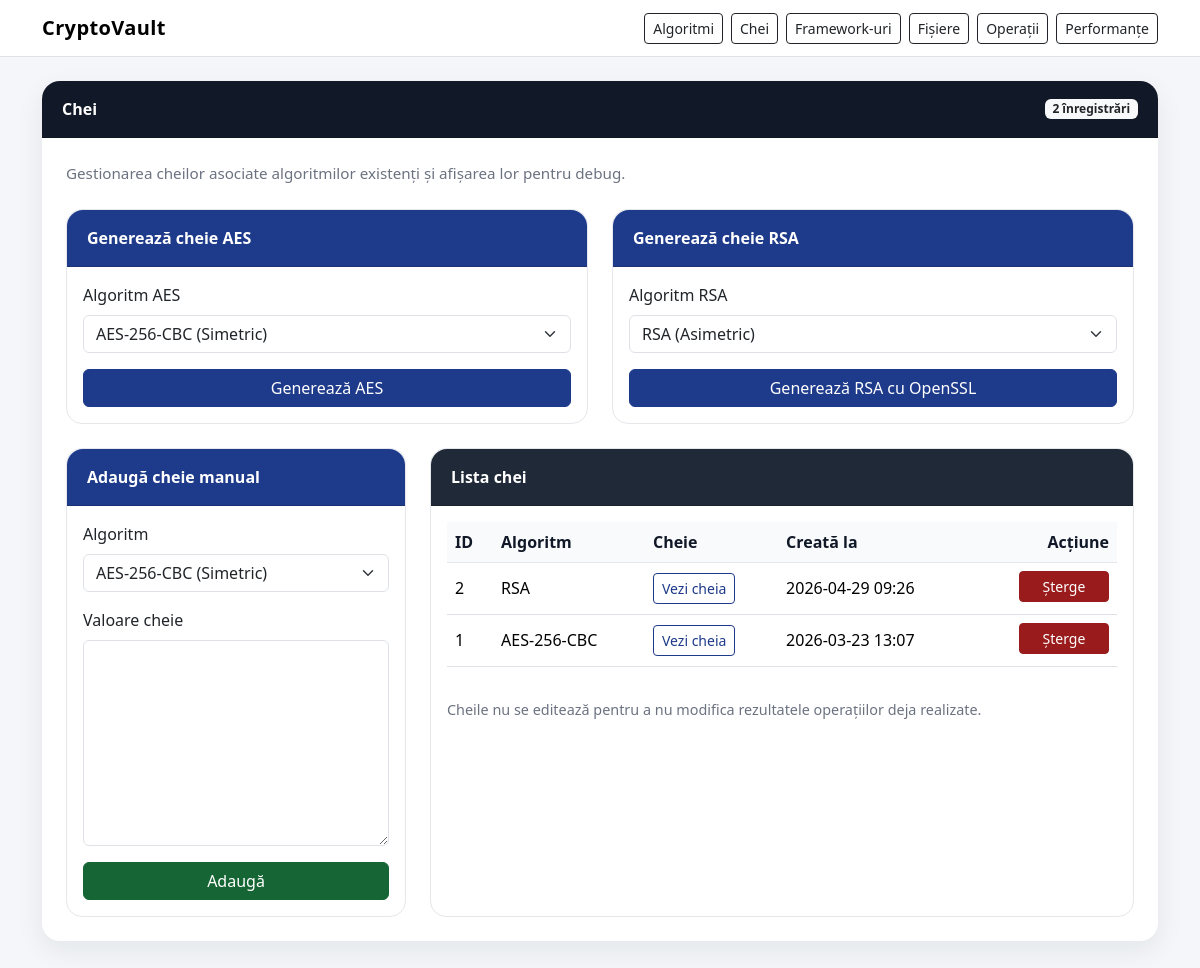
The page /keys on the database as committed earlier.
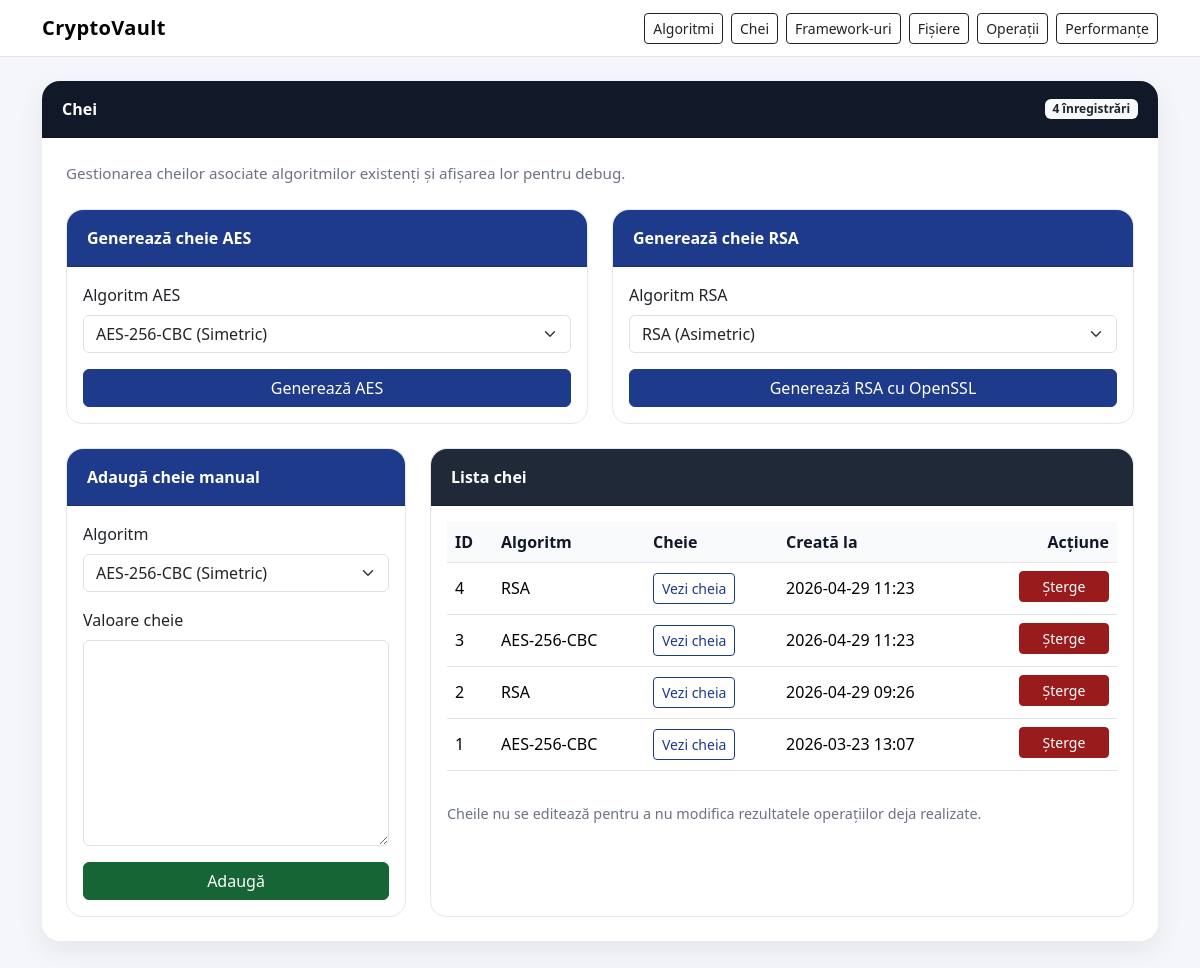
The same page on the database as committed later.
### models.py (models this page shows)
class Key(Base):
    __tablename__ = "keys"
    id = Column(Integer, primary_key=True, index=True)
    algorithm_id = Column(Integer, ForeignKey("algorithms.id", ondelete="CASCADE"), nullable=False)
    key_value = Column(Text, nullable=False)
    created_at = Column(DateTime, default=datetime.datetime.utcnow, nullable=False)
    algorithm = relationship("Algorithm", back_populates="keys")
    performances = relationship("Performance", back_populates="key", passive_deletes=True)

class Algorithm(Base):
    __tablename__ = "algorithms"
    id = Column(Integer, primary_key=True, index=True)
    name = Column(String(100), nullable=False, unique=True)
    type = Column(String(50), nullable=False)
    keys = relationship("Key", back_populates="algorithm", cascade="all, delete-orphan")
    performances = relationship("Performance", back_populates="algorithm", cascade="all, delete-orphan")

### app_web.py (the view)
@app.route("/keys")
def show_keys():
    db = database.get_session()
    try:
        pagination = crud.get_keys_paginated(db, get_page(), get_per_page())
        algorithms = crud.get_all_algorithms(db)
        return render_template(
            "keys.html",
            keys=pagination["items"],
            algorithms=algorithms,
            pagination=pagination
        )
    finally:
        db.close()

### app_web.py (called while the page is built)
def get_page():
    return crud.normalize_page(request.args.get("page", 1))

def get_per_page():
    return crud.normalize_per_page(request.args.get("per_page", 25))

def load_key_json(key_value):
    try:
        key_data = json.loads(key_value)
    except Exception:
        return None
    if not isinstance(key_data, dict):
        return None
    return key_data

def clean_pem_key(value):
    if not value:
        return ""
    lines = value.replace("\r", "").split("\n")
    clean_lines = []
    for line in lines:
        line = line.strip()
        if not line:
            continue
        if line.startswith("-----BEGIN"):
            continue
        if line.startswith("-----END"):
            continue
        clean_lines.append(line)
    return "\n".join(clean_lines)

def is_rsa_key(key_value):
    key_data = load_key_json(key_value)
    if key_data is None:
        return False
    return "private_key" in key_data and "public_key" in key_data

def private_key_for_display(key_value):
    key_data = load_key_json(key_value)
    if key_data is None:
        return key_value
    return clean_pem_key(key_data.get("private_key", ""))

def public_key_for_display(key_value):
    key_data = load_key_json(key_value)
    if key_data is None:
        return ""
    return clean_pem_key(key_data.get("public_key", ""))

### crud.py (called while the page is built)
def normalize_page(value):
    try:
        value = int(value)
    except (TypeError, ValueError):
        value = DEFAULT_PAGE
    if value < 1:
        value = DEFAULT_PAGE
    return value

def normalize_per_page(value):
    try:
        value = int(value)
    except (TypeError, ValueError):
        value = DEFAULT_PER_PAGE
    if value < 1:
        value = DEFAULT_PER_PAGE
    if value > MAX_PER_PAGE:
        value = MAX_PER_PAGE
    return value

def paginate_query(query, page=1, per_page=25):
    page = normalize_page(page)
    per_page = normalize_per_page(per_page)
    total = query.count()
    pages = math.ceil(total / per_page) if total > 0 else 1
    if page > pages:
        page = pages
    items = query.offset((page - 1) * per_page).limit(per_page).all()
    return {
        "items": items,
        "page": page,
        "per_page": per_page,
        "total": total,
        "pages": pages,
        "has_prev": page > 1,
        "has_next": page < pages,
        "prev_page": page - 1 if page > 1 else 1,
        "next_page": page + 1 if page < pages else pages,
    }

### database.py (called while the page is built)
def get_session():
    return SessionLocal()

### templates/keys.html (shortened to what this page needs)
{% extends "base.html" %}
{% block content %}
<div class="card section-card">
    <div class="card-header">
        <div class="d-flex justify-content-between align-items-center flex-wrap gap-2">
            <span>Chei</span>
            <span class="badge bg-light text-dark">{{ pagination.total }} înregistrări</span>
        </div>
    </div>
    <div class="card-body p-4">
        <p class="section-subtitle mb-4">Gestionarea cheilor asociate algoritmilor existenți și afișarea lor pentru debug.</p>
        <div class="row g-4 mb-4">
            <div class="col-lg-6">
                <div class="card form-card h-100">
                    <div class="card-header">Generează cheie AES</div>
                    <div class="card-body">
                        {% if algorithms %}
                        <form action="{{ url_for('generate_aes_key') }}" method="post">
                            <div class="mb-3">
                                <label class="form-label">Algoritm AES</label>
                                <select name="algorithm_id" class="form-select" required>
                                    {% for algo in algorithms %}
                                        {% if 'AES' in algo.name.upper() %}
                                            <option value="{{ algo.id }}">{{ algo.name }} ({{ algo.type }})</option>
                                        {% endif %}
                                    {% endfor %}
                                </select>
                            </div>
                            <button type="submit" class="btn btn-primary w-100">Generează AES</button>
                        </form>
                        {% else %}
                            <div class="alert alert-warning mb-0">Nu există algoritmi.</div>
                        {% endif %}
                    </div>
                </div>
            </div>
            <div class="col-lg-6">
                <div class="card form-card h-100">
                    <div class="card-header">Generează cheie RSA</div>
                    <div class="card-body">
                        {% if algorithms %}
                        <form action="{{ url_for('generate_rsa_key') }}" method="post">
                            <div class="mb-3">
                                <label class="form-label">Algoritm RSA</label>
                                <select name="algorithm_id" class="form-select" required>
                                    {% for algo in algorithms %}
                                        {% if 'RSA' in algo.name.upper() %}
                                            <option value="{{ algo.id }}">{{ algo.name }} ({{ algo.type }})</option>
                                        {% endif %}
                                    {% endfor %}
                                </select>
                            </div>
                            <button type="submit" class="btn btn-primary w-100">Generează RSA cu OpenSSL</button>
                        </form>
                        {% else %}
                            <div class="alert alert-warning mb-0">Nu există algoritmi.</div>
                        {% endif %}
                    </div>
                </div>
            </div>
        </div>
        <div class="row g-4">
            <div class="col-lg-4">
                <div class="card form-card h-100">
                    <div class="card-header">Adaugă cheie manual</div>
                    <div class="card-body">
                        {% if algorithms %}
                        <form action="{{ url_for('save_key') }}" method="post">
                            <div class="mb-3">
                                <label class="form-label">Algoritm</label>
                                <select name="algorithm_id" class="form-select" required>
                                    {% for algo in algorithms %}
                                        <option value="{{ algo.id }}">
                                            {{ algo.name }} ({{ algo.type }})
                                        </option>
                                    {% endfor %}
                                </select>
                            </div>
                            <div class="mb-3">
                                <label class="form-label">Valoare cheie</label>
                                <textarea name="key_value" class="form-control" rows="8" required></textarea>
                            </div>
                            <button type="submit" class="btn btn-success w-100">Adaugă</button>
                        </form>
                        {% else %}
                            <div class="alert alert-warning mb-0">Adaugă mai întâi cel puțin un algoritm.</div>
                        {% endif %}
                    </div>
                </div>
            </div>
            <div class="col-lg-8">
                <div class="card table-card h-100">
                    <div class="card-header">Lista chei</div>
                    <div class="card-body">
                        <div class="table-responsive">
                            <table class="table table-hover align-middle">
                                <thead>
                                    <tr>
                                        <th>ID</th>
                                        <th>Algoritm</th>
                                        <th>Cheie</th>
                                        <th>Creată la</th>
                                        <th class="text-end">Acțiune</th>
                                    </tr>
                                </thead>
                                <tbody>
                                {% for key in keys %}
                                    <tr>
                                        <td>{{ key.id }}</td>
                                        <td>{{ key.algorithm.name }}</td>
                                        <td>
                                            <button type="button" class="btn btn-outline-primary btn-sm" data-bs-toggle="modal" data-bs-target="#keyModal{{ key.id }}">
                                                Vezi cheia
                                            </button>
                                        </td>
                                        <td>{{ key.created_at.strftime('%Y-%m-%d %H:%M') }}</td>
                                        <td class="text-end">
                                            <a href="{{ url_for('delete_key', key_id=key.id) }}" class="btn btn-danger btn-sm btn-action"
                                               onclick="return confirm('Sigur vrei să ștergi această cheie? Performanțele vechi vor rămâne, dar fără referință la cheie.')">Șterge</a>
                                        </td>
                                    </tr>
                                {% else %}
                                    <tr>
                                        <td colspan="5" class="text-center text-muted py-4">Nu există chei în baza de date.</td>
                                    </tr>
                                {% endfor %}
                                </tbody>
                            </table>
                        </div>
                        <div class="small-muted mt-3">Cheile nu se editează pentru a nu modifica rezultatele operațiilor deja realizate.</div>
                    </div>
                </div>
            </div>
        </div>
    </div>
</div>
{% endblock %}

### templates/base.html (shortened to what this page needs)
<!DOCTYPE html>
<html lang="ro">
<head>
    <link href="https://cdn.jsdelivr.net/npm/bootstrap@5.3.3/dist/css/bootstrap.min.css" rel="stylesheet">
    <link rel="stylesheet" href="{{ url_for('static', filename='css/style.css') }}">
</head>
<body>
<nav class="navbar navbar-expand-lg bg-white border-bottom sticky-top">
    <div class="container">
        <a class="navbar-brand" href="{{ url_for('index') }}">CryptoVault</a>
        <div class="collapse navbar-collapse" id="navbarNav">
            <div class="ms-auto d-flex gap-2 flex-wrap mt-2 mt-lg-0">
                <a href="{{ url_for('show_algorithms') }}" class="btn btn-outline-dark btn-sm">Algoritmi</a>
                <a href="{{ url_for('show_keys') }}" class="btn btn-outline-dark btn-sm">Chei</a>
                <a href="{{ url_for('show_frameworks') }}" class="btn btn-outline-dark btn-sm">Framework-uri</a>
                <a href="{{ url_for('show_files') }}" class="btn btn-outline-dark btn-sm">Fișiere</a>
                <a href="{{ url_for('show_operations') }}" class="btn btn-outline-dark btn-sm">Operații</a>
                <a href="{{ url_for('show_performances') }}" class="btn btn-outline-dark btn-sm">Performanțe</a>
            </div>
        </div>
    </div>
</nav>
<div class="container py-4">
    {% block content %}
    {% endblock %}
</div>
</body>
</html>

### static/css/style.css (style rules this page uses)
body { background-color: #f4f6f9; color: #1f2937; }
.navbar-brand { font-weight: 700; letter-spacing: 0.4px; }
.section-card { border: none; border-radius: 18px; box-shadow: 0 10px 28px rgba(15, 23, 42, 0.07); margin-bottom: 2rem; }
.section-card .card-header { background-color: #111827; color: white; border-top-left-radius: 18px; border-top-right-radius: 18px; padding: 1rem 1.25rem; font-weight: 600; }
.form-card { border: 1px solid #e5e7eb; border-radius: 16px; }
.form-card .card-header { background-color: #1e3a8a; color: white; border-top-left-radius: 16px; border-top-right-radius: 16px; font-weight: 600; }
.table-card { border: 1px solid #e5e7eb; border-radius: 16px; }
.table-card .card-header { background-color: #1f2937; color: white; border-top-left-radius: 16px; border-top-right-radius: 16px; font-weight: 600; }
.table thead th { background-color: #f9fafb; color: #111827; font-weight: 600; border-bottom: 1px solid #e5e7eb; }
.table td, .table th { vertical-align: middle; }
.btn-action { min-width: 90px; margin-bottom: 0.25rem; }
.btn-primary { background-color: #1e3a8a; border-color: #1e3a8a; }
.btn-success { background-color: #166534; border-color: #166534; }
.btn-danger { background-color: #991b1b; border-color: #991b1b; }
.btn-outline-primary { color: #1e3a8a; border-color: #1e3a8a; }
.section-subtitle { color: #6b7280; font-size: 0.95rem; margin-bottom: 0; }
.small-muted { font-size: 0.9rem; color: #6b7280; }

Rows that differ between the two databases and show on the page:
added Key: id "4", algorithm.name "RSA", created_at "2026-04-29 11:23"
added Key: id "3", algorithm.name "AES-256-CBC", created_at "2026-04-29 11:23"
Other text that changed with them:
{{ pagination.total }}: "2" → "4"
